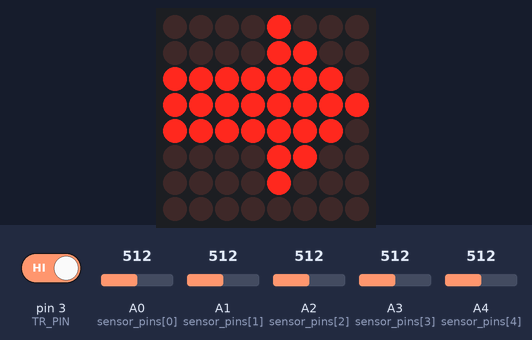
The sketch below on a simulated Arduino Uno, built with avr-gcc and run on an emulated ATmega328P. Parts: 8×8 LED matrix. Inputs (shaded band) come from the test bench; at power-on: pin 3 (TR_PIN) HIGH, A0 (sensor_pins[0]) = 512, A1 (sensor_pins[1]) = 512, A2 (sensor_pins[2]) = 512, A3 (sensor_pins[3]) = 512, A4 (sensor_pins[4]) = 512.

Above: at 1.2 s.
1.3 s: pin 3 (TR_PIN) driven LOW
At 9.2 s:
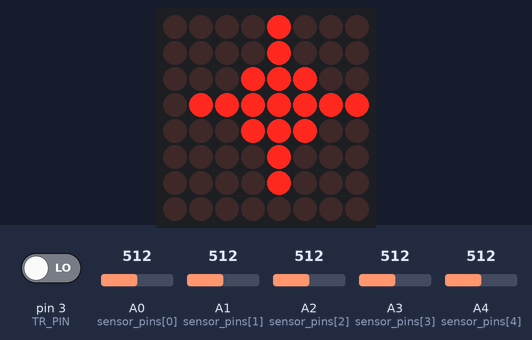
At 15.0 s:
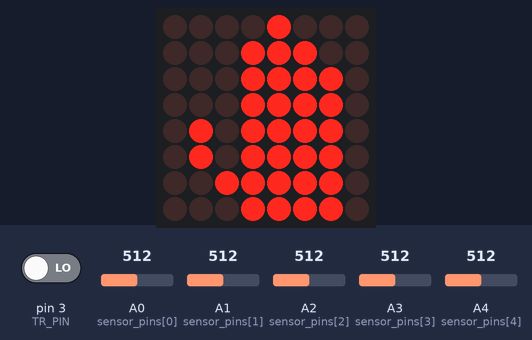
Timing chart, 0 to 16.5 s (numbered marks = the images above; inputs shaded):
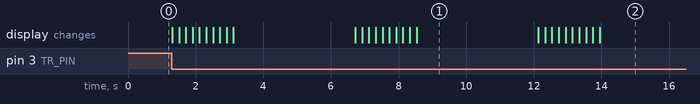

The sketch:

mk2_2.ino
```cpp
//Guining Pertin - 13-3-19
//Assumes Gaussian distribution of features
//Assumes equiprobable symbols
//Assumes independent features
//Uses Naive Bayes with MAP rule for decision

#include <LedControl.h>

//Important pins
#define TR_PIN 3
#define DIN 5
#define CS 6
#define CLK 7

//Create matrix
LedControl my_matrix = LedControl(DIN, CLK, CS, 1);

//Set of different hand signs
int forward[8]  = {0b00001000,
                   0b00001100,
                   0b11111110,
                   0b11111111,
                   0b11111110,
                   0b00001100,
                   0b00001000,
                   0b00000000
                  };

int shoot[8]    = {0b00001000,
                   0b00001000,
                   0b00011100,
                   0b01111111,
                   0b00011100,
                   0b00001000,
                   0b00001000,
                   0b00000000
                  };

int wait[8]     = {0b00001000,
                   0b00011100,
                   0b00011110,
                   0b00011110,
                   0b01011110,
                   0b01011110,
                   0b00111110,
                   0b00011110
                  };

int like[8]     = {0b00000000,
                   0b01100110,
                   0b11111111,
                   0b11111111,
                   0b01111110,
                   0b00111100,
                   0b00011000,
                   0b00000000
                  };

int search[8]   = {0b11100111,
                   0b11000011,
                   0b10100101,
                   0b00011000,
                   0b00011000,
                   0b10100101,
                   0b11000011,
                   0b11100111
                  };

int move_all[8] = {0b11001000,
                   0b11001100,
                   0b11111110,
                   0b11111111,
                   0b11111110,
                   0b11001100,
                   0b11001000,
                   0b00000000
                  };

int surrender[8]= {0b00111000,
                   0b00111110,
                   0b00111110,
                   0b00111110,
                   0b00100110,
                   0b00100000,
                   0b00100000,
                   0b01110000
                  };

int load[8]     = {0b00000000,
                   0b00000000,
                   0b00000000,
                   0b00000000,
                   0b00000000,
                   0b00000000,
                   0b00000000,
                   0b00000000
                  };

int done[8]     = {0b00000001,
                   0b00000010,
                   0b00000100,
                   0b10001000,
                   0b01010000,
                   0b00100000,
                   0b00000000,
                   0b00000000
                  };

//Explicit content!
int midfin[8]   = {0b00001000,
                   0b00001000,
                   0b00001000,
                   0b00011110,
                   0b01011110,
                   0b01011110,
                   0b00111110,
                   0b00011110
                  };

//Collection of all symbols
int *symbols[8] = {forward, shoot, wait, like, search, move_all, surrender, midfin};

//Constants
//Simple moving average
const int num_samples = 20;
//Exp moving average
const float rate = 0.2;
//Sensors
const int num_sensors = 5;
const int sensor_pins[num_sensors] = {A0, A1, A2, A3, A4};

//Variables
int char_index = 0;
int sensor_data[num_sensors] = {0,0,0,0,0};
char to_print[8];
//Gaussian fit - 5D means and variances
unsigned int calib_means[8][num_sensors];
unsigned int calib_stds[8][num_sensors];
//Calibration
bool calib_state = false;

//Function declarations
int get_conditioned(int pin_num, int prev_val);
void draw_char(int to_draw[8]);
void fit_gaussian(int y_j);
void perform_calib();
void isr();

void setup()
{
  //Attach interrupt
  attachInterrupt(digitalPinToInterrupt(TR_PIN), isr, FALLING);
  //Initialize matrix
  my_matrix.shutdown(0, false);
  my_matrix.setIntensity(0, 0);
  my_matrix.clearDisplay(0);
  //Start serial
  Serial.begin(9600);
}

void loop()
{
  //Calibration
  if(calib_state) perform_calib();
  //Get data from 5 sensors
  for(int sen_id=0; sen_id<num_sensors; sen_id++)
  {
    sensor_data[sen_id] = get_conditioned(sensor_pins[sen_id], sensor_data[sen_id]);
  }
  //Predict current symbol using Naive Bayes with MAP rule
  int curr_symbol = naive_predict();
  draw_char(symbols[curr_symbol]);
}

//Helper function to draw the symbol
void draw_char(int to_draw[8])
{
  for(int i=0; i<8; i++)
  {
    my_matrix.setRow(0, i, to_draw[i]);
  }
}

//Interrupt Service Routine
void isr()
{
  calib_state = true;
}

//Signal conditioning function
int get_conditioned(int pin_num, int prev_val)
{
  int samples = 0;
  //Perform simple moving average
  for (int i=0; i<num_samples; i++)
  {
    samples += analogRead(pin_num);
  }
  //Return the exponential moving average
  return rate*samples/num_samples + (1-rate)*prev_val;
}

//Gaussian fitting for each symbol/class
void fit_gaussian(int y_j)
{
  //First, show calibration logo
  for(int i=0; i<9; i++)
    {
      draw_char(load);
      load[3] += 0b10000000>>i;
      load[4] += 0b10000000>>i;
      delay(200);
    }
  load[3] = 0b00000000;
  load[4] = 0b00000000;
  draw_char(symbols[y_j]);
  delay(1000);

  //Variables to store sampled data
  //We don't need very high precision, int will suffice
  //We are using mean and std
  //Calculating std*std for variance is easier than root(std) for every prediction
  unsigned int char_data[num_sensors][100] = {0};
  unsigned int char_mean[num_sensors] = {0};
  unsigned int char_std[num_sensors] = {0};
  //Get 100 samples
  for(int i=0; i<100; i++)
  {
    //For each sensor
    for(int sen_id=0; sen_id<num_sensors; sen_id++)
    {
      char_data[sen_id][i] = map(analogRead(sensor_pins[sen_id]),0,300,0,300);
      //Fitting normalized mean onto the sample
      char_mean[sen_id] += char_data[sen_id][i];
      delay(5);
    }
  }
  //We have the samples x_i and the means u_x_i for each sensor i
  //Calculate variances for each feature
  for(int sen_id=0; sen_id<num_sensors; sen_id++)
  {
     //Empirical variance over all samples
     for(int i=0; i<100; i++)
     {
        //Get sum(x_i - u_x_i)^2
        char_std[sen_id] += pow(char_data[sen_id][i] - char_mean[sen_id]/100, 2);
     }
     //Std_dev = sqrt(variance), variance by n-1
     char_std[sen_id] = pow(char_std[sen_id]/99, 0.5);
  }
  //Store the data for given character
  for(int sen_id=0; sen_id<num_sensors; sen_id++)
  {
    calib_means[y_j][sen_id] = char_mean[sen_id]/100;
    calib_stds[y_j][sen_id] = char_std[sen_id];
  }
}

//Perform gaussian fit for each symbol
void perform_calib()
{
  //For each symbol gaussian fit
  for(int sym_id=0; sym_id<8; sym_id++)
  {
    fit_gaussian(sym_id);
  }
  //Set back the state
  draw_char(done);
  calib_state = false;
  delay(1000);
}

//PDF given mu and std
float gaussian_func(int x, int mu, int std)
{
  //No need to recalculate this over and over
  static const float inv_sqrt_2pi = 0.3989422804014327;
  float a = (x - mu)/std;
  return inv_sqrt_2pi/std * exp(-0.5f*a*a);
}

//Naive Bayes classification
int naive_predict()
{
  //Consider equiprobable classes, we don't need prior
  //We only need argmax over the conditionals
  int argmax = 0;
  float max_p = 0;
  //For each class
  for(int y_j=0; y_j<8; y_j++)
  {
    float prob_for_y_j = 1;
    //Get product over conditionals
    for (int x_i=0; x_i<num_sensors; x_i++)
    {
      //Get sample
      int x = map(sensor_data[x_i],0,300,0,300);
      prob_for_y_j *= gaussian_func(x, calib_means[y_j][x_i], calib_stds[y_j][x_i]);
    }
    //Get max and argmax
    if (prob_for_y_j > max_p)
    {
      //If curr is max, change max and argmax
      max_p = prob_for_y_j;
      argmax = y_j;
    }
  }
  return argmax;
}
```

Measured:
- after the input at 1.3 s, the display: first changes at once (image 1 shows a later state)
- what the display in image 1 shows lasts 3.6 s, from 8.5 s to 12.1 s
